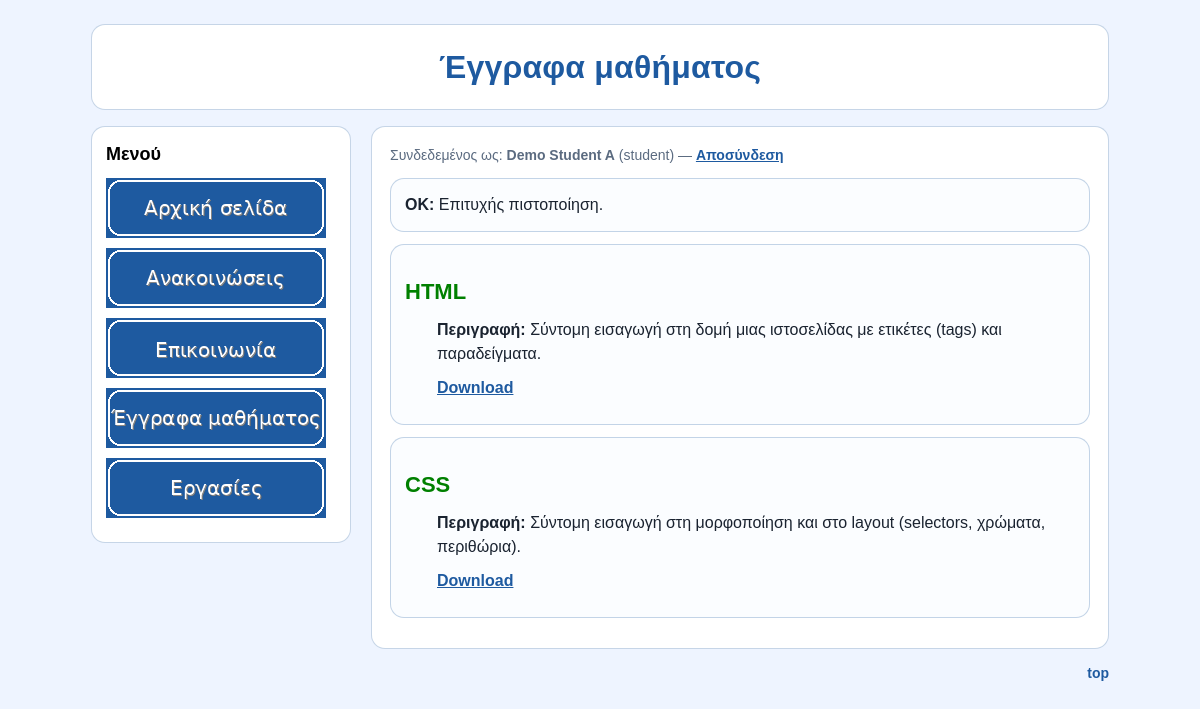
The app's page /part-b/documents.php (signed in) with its own data.
### tables this page shows
CREATE TABLE users (
  id INT AUTO_INCREMENT PRIMARY KEY,
  first_name VARCHAR(60) NOT NULL,
  last_name VARCHAR(60) NOT NULL,
  email VARCHAR(120) NOT NULL UNIQUE,
  password_hash VARCHAR(255) NOT NULL,
  role ENUM('tutor','student') NOT NULL DEFAULT 'student'
);

CREATE TABLE documents (
  id INT AUTO_INCREMENT PRIMARY KEY,
  title VARCHAR(255) NOT NULL,
  description TEXT NOT NULL,
  file_path VARCHAR(255) NOT NULL
);

### part-b/includes/bootstrap.php (called while the page is built, shortened)
<?php
function h($value) {
    return htmlspecialchars((string)$value, ENT_QUOTES, 'UTF-8');
}
function get_flash() {
    if (!empty($_SESSION['flash'])) {
        $f = $_SESSION['flash'];
        return $f;
    }
    return null;
}
function db() {
    static $mysqli = null;
    if ($mysqli instanceof mysqli) {
        return $mysqli;
    }
    try {
        $mysqli = new mysqli(DB_HOST, DB_USER, DB_PASS, DB_NAME, (int) DB_PORT);
        $mysqli->set_charset('utf8mb4');
        return $mysqli;
    } catch (Throwable $e) {
        http_response_code(500);
        echo '<h1>Σφάλμα σύνδεσης με τη βάση δεδομένων</h1>';
        echo '<p>Έλεγξε τα στοιχεία MySQL (DB_HOST/DB_NAME/DB_USER/DB_PASS) και ότι έχεις κάνει import το SQL.</p>';
        echo '<p>Δες τις οδηγίες ρύθμισης στο README του project.</p>';
        error_log('Database connection failed: ' . $e->getMessage());
        exit;
    }
}
function is_logged_in() {
    return !empty($_SESSION['user']);
}
function current_user() {
    return is_logged_in() ? $_SESSION['user'] : null;
}
function require_login() {
    static $checked = false;
    if (!$checked) {
        $id = (int) $_SESSION['user']['id'];
        $stmt = db()->prepare('SELECT id, first_name, last_name, email, role FROM users WHERE id=?');
        $stmt->bind_param('i', $id);
        $stmt->execute();
        $user = $stmt->get_result()->fetch_assoc();
    }
}

### part-b/documents.php (the view, shortened to what this page needs)
<?php
require_once __DIR__ . '/includes/bootstrap.php';
require_login();
include __DIR__ . '/includes/header.php';
$stmt = db()->prepare('SELECT id, title, description FROM documents ORDER BY id ASC');
$stmt->execute();
$res = $stmt->get_result();
$docs = $res->fetch_all(MYSQLI_ASSOC);
?>
<?php foreach ($docs as $d): ?>
  <div class="card">
    <h2><?php echo h($d['title']); ?>
    </h2>
    <div class="h2-body">
      <p><b>Περιγραφή:</b> <?php echo h($d['description']); ?></p>
      <p><a class="inline-link" href="download.php?type=document&id=<?php echo (int)$d['id']; ?>">Download</a></p>
    </div>
  </div>
<?php endforeach; ?>
<?php include __DIR__ . '/includes/footer.php'; ?>

### part-b/includes/header.php (shortened to what this page needs)
<?php
$user = current_user();
$flash = get_flash();
?>
<!DOCTYPE html>
<html lang="el">
<head>
  <link rel="stylesheet" href="style.css">
</head>
<body>
<div id="container">
  <div id="header">
    <h1><?php echo h($pageTitle); ?></h1>
  </div>
  <div id="main">
    <div id="sidebar">
      <div class="menu-title">Μενού</div>
      <div id="nav">
        <a href="index.php"><img src="assets/img/btn_home.png" alt="Αρχική σελίδα"></a>
        <a href="announcements.php"><img src="assets/img/btn_announce.png" alt="Ανακοινώσεις"></a>
        <a href="communication.php"><img src="assets/img/btn_contact.png" alt="Επικοινωνία"></a>
        <a href="documents.php"><img src="assets/img/btn_docs.png" alt="Έγγραφα μαθήματος"></a>
        <a href="homework.php"><img src="assets/img/btn_hw.png" alt="Εργασίες"></a>
      </div>
    </div>
    <div id="content">
      <div class="small-note" style="margin-bottom:10px;">
        <?php if ($user): ?>
          Συνδεδεμένος ως: <b><?php echo h($user['first_name'] . ' ' . $user['last_name']); ?></b>
          (<?php echo h($user['role']); ?>) — <form class="inline-form" method="post" action="logout.php"><?php echo csrf_field(); ?><button class="inline-delete" type="submit">Αποσύνδεση</button></form>
        <?php endif; ?>
      </div>
      <?php if ($flash): ?>
        <div class="card" style="border-color: rgba(30,90,160,.25);">
          <b><?php echo h(strtoupper($flash['type'])); ?>:</b> <?php echo h($flash['msg']); ?>
        </div>
      <?php endif; ?>

### part-b/style.css (style rules this page uses)
:root { --bg: #eef4ff; --panel: #ffffff; --primary: #1e5aa0; --text: #1a2330; --muted: #5b6b80; --border: rgba(30,90,160,.25); }
* { box-sizing: border-box; }
body { margin: 0; font-family: Arial, Helvetica, sans-serif; background: var(--bg); color: var(--text); line-height: 1.5; }
h2 { color: green; }
#container { max-width: 1050px; margin: 24px auto; padding: 0 16px; }
#header { background: var(--panel); border: 1px solid var(--border); border-radius: 14px; padding: 18px; text-align: center; }
#header h1 { margin: 0; font-size: 32px; color: var(--primary); letter-spacing: .2px; }
#main { margin-top: 16px; overflow: hidden; }
#sidebar { float: left; width: 260px; background: var(--panel); border: 1px solid var(--border); border-radius: 14px; padding: 14px; }
.menu-title { margin: 0 0 10px 0; font-size: 18px; font-weight: bold; color: #000000; }
#nav { margin: 0; }
#nav a { display: block; text-decoration: none; margin: 10px 0; }
#nav img { display: block; width: 220px; height: 60px; }
#content { margin-left: 280px; background: var(--panel); border: 1px solid var(--border); border-radius: 14px; padding: 18px; }
#content h2 { margin: 16px 0 10px 0; font-size: 22px; color: green; }
#content p { margin: 10px 0; }
.card { padding: 14px; border: 1px solid var(--border); border-radius: 14px; background: #fbfdff; margin: 12px 0; }
.h2-body { padding-left: 2em; }
.inline-link { color: var(--primary); font-weight: bold; }
button { background: var(--primary); border: 0; color: white; padding: 10px 14px; border-radius: 10px; cursor: pointer; font-size: 16px; }
.small-note { color: var(--muted); font-size: 14px; }
.inline-form { display:inline; }
.inline-delete { background:none; border:0; border-radius:0; color:var(--primary); padding:0; font-size:inherit; font-weight:bold; text-decoration:underline; }

### records on screen
users: first_name+last_name "Demo Student A", role "student"
documents: title "HTML", description "Σύντομη εισαγωγή στη δομή μιας ιστοσελίδας με ετικέτες (tags) και παραδείγματα."
documents: title "CSS", description "Σύντομη εισαγωγή στη μορφοποίηση και στο layout (selectors, χρώματα, περιθώρια)."

### other values on screen
$pageTitle "Έγγραφα μαθήματος"
$flash['type'] "OK"
$flash['msg'] "Επιτυχής πιστοποίηση."
